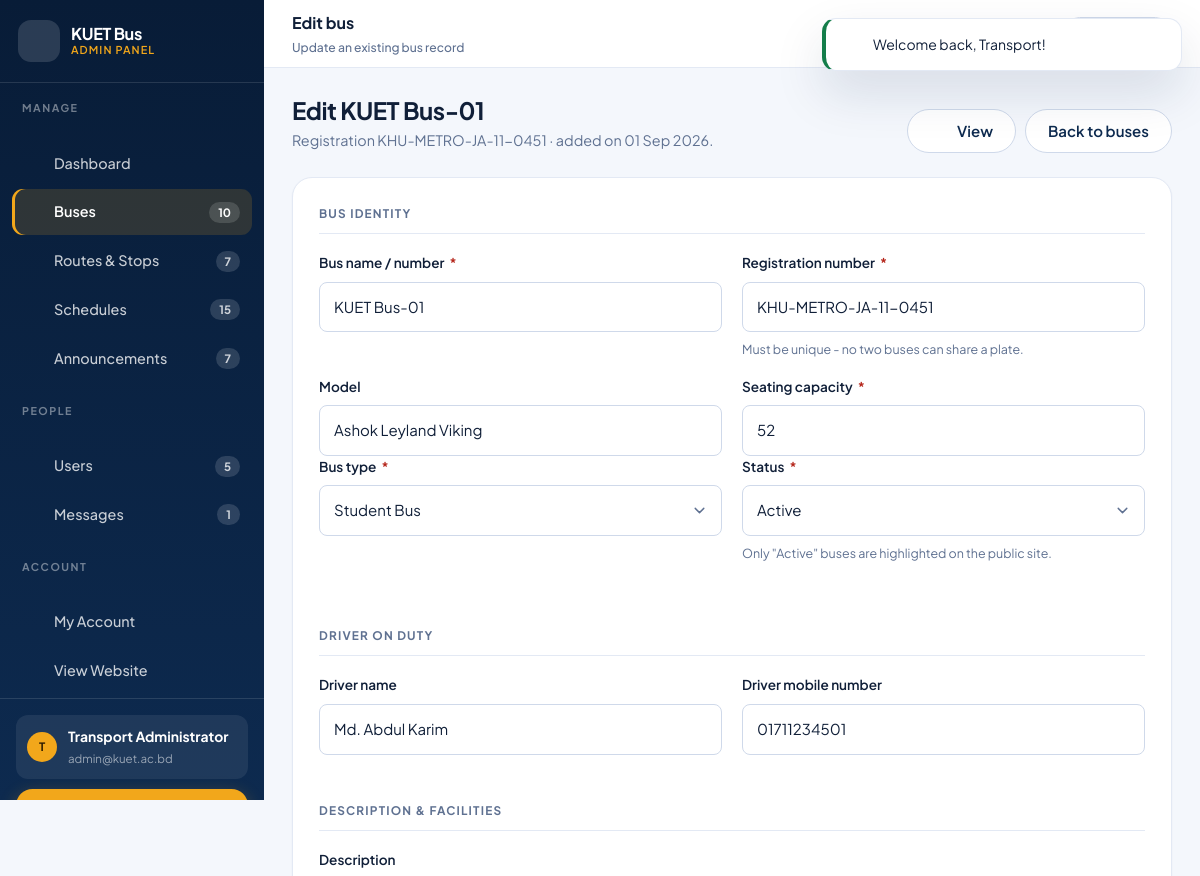
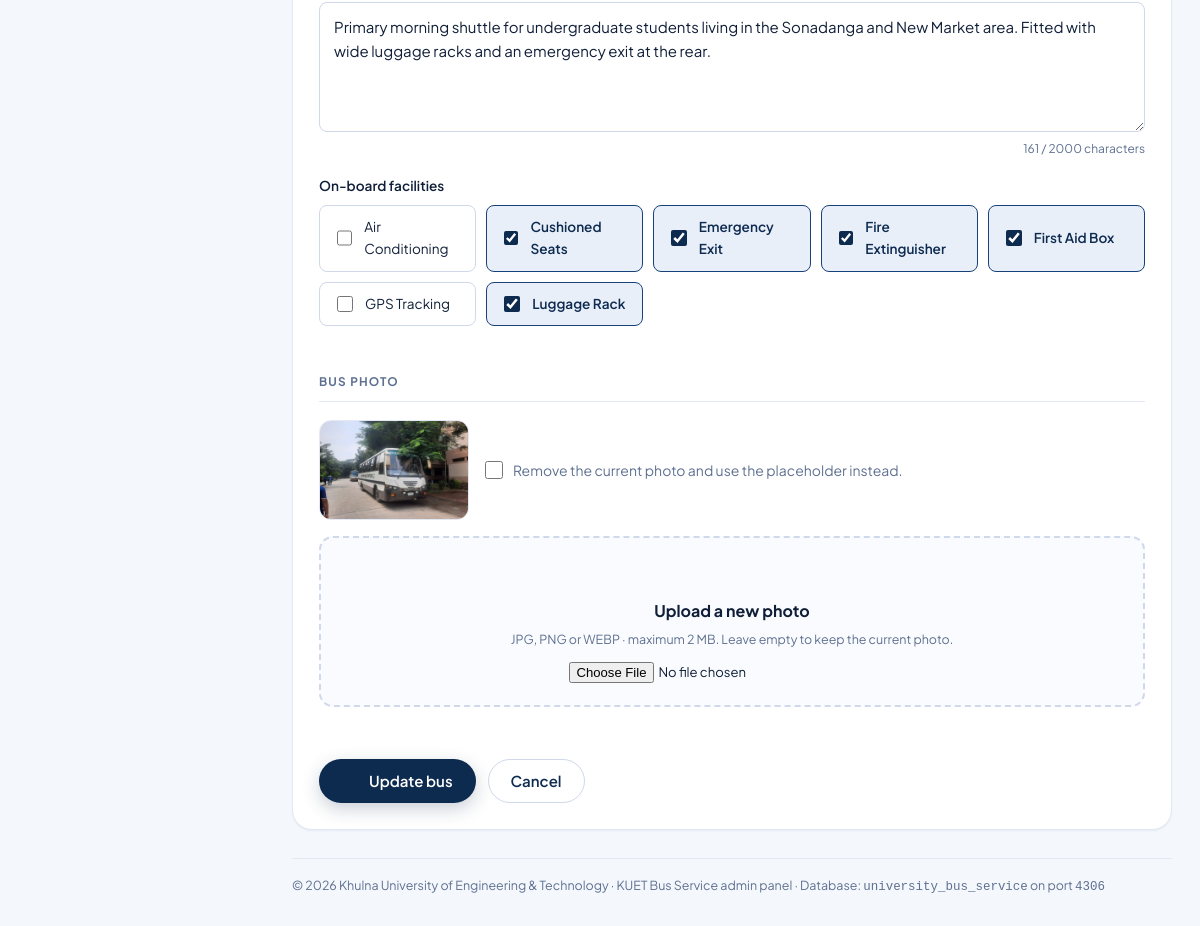
The page /admin/buses/edit.php?id=1 (signed in) on the database its author committed (2 pictures, top to bottom).
### tables this page shows
CREATE TABLE `users` (
    `id`         INT UNSIGNED NOT NULL AUTO_INCREMENT,
    `full_name`  VARCHAR(100)  NOT NULL,
    `email`      VARCHAR(150)  NOT NULL,
    `password`   VARCHAR(255)  NOT NULL,           
    `student_id` VARCHAR(30)       NULL,
    `department` VARCHAR(100)      NULL,
    `phone`      VARCHAR(20)       NULL,
    `role`       ENUM('user','admin') NOT NULL DEFAULT 'user',
    `created_at` TIMESTAMP     NOT NULL DEFAULT CURRENT_TIMESTAMP,
    `updated_at` TIMESTAMP     NOT NULL DEFAULT CURRENT_TIMESTAMP ON UPDATE CURRENT_TIMESTAMP,
    PRIMARY KEY (`id`),
    UNIQUE KEY `uq_users_email` (`email`),
    KEY `idx_users_role` (`role`)
);

CREATE TABLE `buses` (
    `id`             INT UNSIGNED NOT NULL AUTO_INCREMENT,
    `bus_name`       VARCHAR(80)  NOT NULL,        
    `reg_number`     VARCHAR(40)  NOT NULL,        
    `model`          VARCHAR(80)      NULL,
    `capacity`       SMALLINT UNSIGNED NOT NULL DEFAULT 40,
    `bus_type`       ENUM('Regular','Student Bus','Faculty Bus (AC)','Faculty Bus (Non AC)')
                     NOT NULL DEFAULT 'Regular',
    `status`         ENUM('Active','Maintenance','Inactive') NOT NULL DEFAULT 'Active',
    `driver_name`    VARCHAR(80)      NULL,
    `driver_contact` VARCHAR(20)      NULL,
    `description`    TEXT             NULL,
    `image`          VARCHAR(255)     NULL,        
    `created_at`     TIMESTAMP    NOT NULL DEFAULT CURRENT_TIMESTAMP,
    `updated_at`     TIMESTAMP    NOT NULL DEFAULT CURRENT_TIMESTAMP ON UPDATE CURRENT_TIMESTAMP,
    PRIMARY KEY (`id`),
    UNIQUE KEY `uq_buses_reg` (`reg_number`),
    KEY `idx_buses_status` (`status`),
    KEY `idx_buses_type` (`bus_type`)
);

CREATE TABLE `facilities` (
    `id`        INT UNSIGNED NOT NULL AUTO_INCREMENT,
    `name`      VARCHAR(60) NOT NULL,
    `icon_key`  VARCHAR(30) NOT NULL DEFAULT 'check',   
    PRIMARY KEY (`id`),
    UNIQUE KEY `uq_facility_name` (`name`)
);

### admin/buses/_form.php (the view, shortened to what the rows shown need)
<form class="form-card form js-validate" method="post"
      action="<?= e($formAction) ?>" enctype="multipart/form-data">
    <div class="form-section">
        <div class="form-row">
            <div class="field">
                <label class="field__label" for="bus_name">
                    Bus name / number <span class="req" aria-hidden="true">*</span>
                </label>
                <input class="input" type="text" id="bus_name" name="bus_name"
                       value="<?= e($bus['bus_name']) ?>" placeholder="e.g. KUET Bus-11"
                       data-label="Bus name" data-rule-required
                       data-rule-min="2" data-rule-max="80" required>
            </div>
            <div class="field">
                <label class="field__label" for="reg_number">
                    Registration number <span class="req" aria-hidden="true">*</span>
                </label>
                <input class="input" type="text" id="reg_number" name="reg_number"
                       value="<?= e($bus['reg_number']) ?>" placeholder="e.g. KHU-METRO-JA-11-0461"
                       data-label="Registration number" data-rule-required
                       data-rule-min="3" data-rule-max="40" required>
                <p class="field__hint">Must be unique - no two buses can share a plate.</p>
            </div>
        </div>
        <div class="form-row">
            <div class="field">
                <label class="field__label" for="model">Model</label>
                <input class="input" type="text" id="model" name="model"
                       value="<?= e($bus['model']) ?>" placeholder="e.g. Ashok Leyland Viking"
                       data-label="Model" data-rule-max="80">
            </div>
            <div class="field">
                <label class="field__label" for="capacity">
                    Seating capacity <span class="req" aria-hidden="true">*</span>
                </label>
                <input class="input" type="number" id="capacity" name="capacity"
                       value="<?= e($bus['capacity']) ?>" min="1" max="120" step="1"
                       data-label="Seating capacity" data-rule-required
                       data-rule-number="1,120" required>
            </div>
        </div>
    </div>
    <div class="form-section">
        <div class="form-row">
            <div class="field">
                <label class="field__label" for="driver_name">Driver name</label>
                <input class="input" type="text" id="driver_name" name="driver_name"
                       value="<?= e($bus['driver_name']) ?>" placeholder="e.g. Md. Abdul Karim"
                       data-label="Driver name" data-rule-max="80">
            </div>
            <div class="field">
                <label class="field__label" for="driver_contact">Driver mobile number</label>
                <input class="input" type="tel" id="driver_contact" name="driver_contact"
                       value="<?= e($bus['driver_contact']) ?>" placeholder="01712345678"
                       data-label="Driver mobile number" data-rule-phone>
            </div>
        </div>
    </div>
    <div class="form-section">
        <div class="field">
            <label class="field__label" for="description">Description</label>
            <textarea class="textarea" id="description" name="description"
                      maxlength="2000" data-counter="descCount"
                      data-label="Description" data-rule-max="2000"
                      placeholder="Where this bus runs, its condition and anything passengers should know..."><?= e($bus['description']) ?></textarea>
            <p class="char-count" id="descCount">0 / 2000 characters</p>
        </div>
        <div class="field">
            <div class="check-grid">
                <?php foreach ($allFacilities as $facility): ?>
                    <label class="check-pill">
                        <input type="checkbox" name="facilities[]" value="<?= (int) $facility['id'] ?>"
                               <?= in_array((int) $facility['id'], $selectedFacilities, true) ? 'checked' : '' ?>>
                        <span><?= e($facility['name']) ?></span>
                    </label>
                <?php endforeach; ?>
            </div>
        </div>
    </div>
    <div class="form-section">
        <?php if ($isEdit && !isBlank($bus['image'])): ?>
            <div class="cluster mb-2" style="gap:16px;">
                <img src="<?= e(busImage($bus['image'])) ?>" alt="Current photo"
                     width="150" height="100"
                     style="width:150px;height:100px;object-fit:cover;border-radius:12px;border:1px solid var(--border);">
                <label class="check">
                    <input type="checkbox" name="remove_image" value="1">
                    <span>Remove the current photo and use the placeholder instead.</span>
                </label>
            </div>
        <?php endif; ?>
    </div>
</form>

### includes/admin_header.php (shortened to what the rows shown need)
<?php
$admin        = currentUser();
?>
<!doctype html>
<html lang="en">
<head>
    <link rel="stylesheet" href="<?= e(asset('assets/css/style.css')) ?>">
    <link rel="stylesheet" href="<?= e(asset('assets/css/admin.css')) ?>">
    <link rel="stylesheet" href="<?= e(asset('assets/css/responsive.css')) ?>">
</head>
<body class="admin-body">
<div class="admin">
    <aside class="admin-side" id="adminSide" aria-label="Admin navigation">
        <div class="admin-side__foot">
            <div class="admin-side__user">
                <span class="nav-user__avatar" aria-hidden="true">
                    <?= e(strtoupper(mb_substr($admin['full_name'], 0, 1))) ?>
                </span>
                <span>
                    <b><?= e($admin['full_name']) ?></b>
                    <span><?= e($admin['email']) ?></span>
                </span>
            </div>
        </div>
    </aside>
    <div class="admin__main">
        <main class="admin__content" id="adminMain">

### admin/buses/edit.php (shortened to what the rows shown need)
<?php
$id      = (int) ($_SERVER['REQUEST_METHOD'] === 'POST' ? post('id', 0) : get('id', 0));
$current = $id > 0 ? fetchOne('SELECT * FROM buses WHERE id = ?', [$id]) : null;
$allFacilities = fetchAll('SELECT id, name FROM facilities ORDER BY name');
$storedFacilities = array_map(
    'intval',
    array_column(fetchAll('SELECT facility_id FROM bus_facilities WHERE bus_id = ?', [$id]), 'facility_id')
);
$hasOld = !empty($_SESSION['old']);
$bus = [
    'id'             => $id,
    'bus_name'       => $hasOld ? old('bus_name')       : $current['bus_name'],
    'reg_number'     => $hasOld ? old('reg_number')     : $current['reg_number'],
    'model'          => $hasOld ? old('model')          : (string) $current['model'],
    'capacity'       => $hasOld ? old('capacity')       : $current['capacity'],
    'bus_type'       => $hasOld ? old('bus_type')       : $current['bus_type'],
    'status'         => $hasOld ? old('status')         : $current['status'],
    'driver_name'    => $hasOld ? old('driver_name')    : (string) $current['driver_name'],
    'driver_contact' => $hasOld ? old('driver_contact') : (string) $current['driver_contact'],
    'description'    => $hasOld ? old('description')    : (string) $current['description'],
    'image'          => $current['image'],
];
$selectedFacilities = $hasOld
    ? array_map('intval', (array) old('facilities', []))
    : $storedFacilities;
$formAction  = url('admin/buses/edit.php?id=' . $id);
$isEdit      = true;
require_once __DIR__ . '/../../includes/admin_header.php';
?>
<div class="admin-head">
    <div>
        <h1>Edit <?= e($current['bus_name']) ?></h1>
        <p>Registration <?= e($current['reg_number']) ?> &middot; added on <?= e(dateText($current['created_at'])) ?>.</p>
    </div>
</div>
<?php
require __DIR__ . '/_form.php';
require_once __DIR__ . '/../../includes/admin_footer.php';
?>

### rows shown on the page
users: full_name "T", full_name "Transport Administrator", email "admin@kuet.ac.bd"
buses: bus_name "KUET Bus-01", reg_number "KHU-METRO-JA-11-0451", created_at "01 Sep 2026", model "Ashok Leyland Viking", capacity "52", driver_name "Md. Abdul Karim", driver_contact "01711234501", description "Primary morning shuttle for undergraduate students living in the Sonadanga and New Market area. Fitted with wide luggage racks and an emergency exit at the rear.", image (picture)
facilities: name "Air Conditioning"
facilities: id "☑", name "Cushioned Seats"
facilities: id "☑", name "Emergency Exit"
facilities: id "☑", name "Fire Extinguisher"
facilities: id "☑", name "First Aid Box"
facilities: name "GPS Tracking"
facilities: id "☑", name "Luggage Rack"

### other values the page prints
UNIVERSITY_SHORT "KUET"
$group "MANAGE"
$item['label'] "Dashboard"
$item['label'] "Buses"
$item['count'] "10"
$item['label'] "Routes & Stops"
$item['count'] "7"
$item['label'] "Schedules"
$item['count'] "15"
$item['label'] "Announcements"
$group "PEOPLE"
$item['label'] "Users"
$item['count'] "5"
$item['label'] "Messages"
$item['count'] "1"
